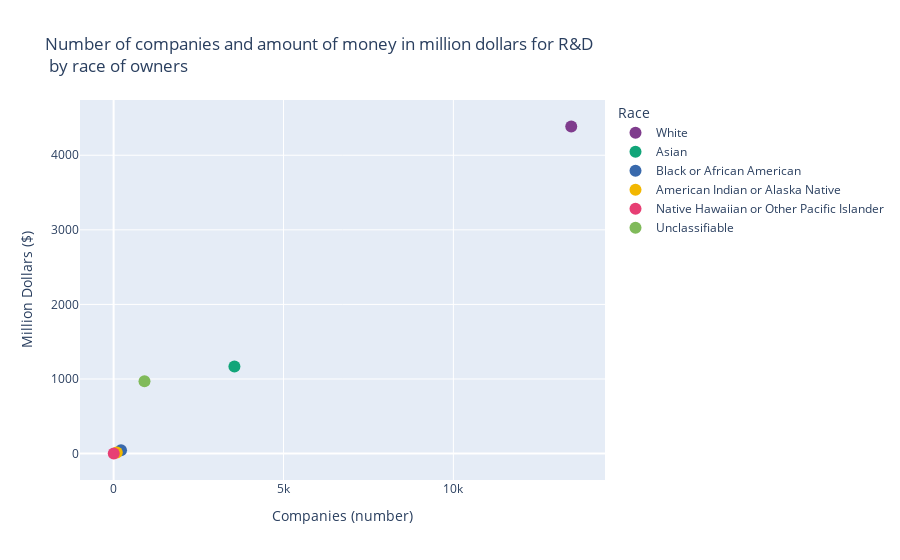

Source (notebook cell):
### Code cell
fig = px.scatter( R, x="Companies (number)", y="Million Dollars ($)", color="Race", size='Million Dollars ($)',
                 color_discrete_sequence=px.colors.qualitative.Bold, title= "Number of companies and amount of money in million dollars for R&D <br /> by race of owners", size_max=10)
fig.update_traces(marker=dict(size=12),selector=dict(mode='markers'))
fig.show()

fig = px.scatter( E, x="Companies (number)", y="Million Dollars ($)", color="Ethnicity", size='Million Dollars ($)',
                 color_discrete_sequence=px.colors.qualitative.G10, title= "Number of companies and amount of money in million dollars for R&D <br /> by ethnicity of owners", size_max=10)
fig.update_traces(marker=dict(size=12),selector=dict(mode='markers'))
# fig.update_traces(marker=dict(size=12,
#                               line=dict(width=0.0025,
#                                         color='LightSlateGrey')),
#                   selector=dict(mode='markers'))
fig.show()
fig = px.scatter( MS, x="Companies (number)", y="Million Dollars ($)", color="Minority Status", size='Million Dollars ($)',
                 color_discrete_sequence=px.colors.qualitative.Dark2, title= "Number of companies and amount of money in million dollars for R&D <br /> by minority status of owners", size_max=10)
fig.update_traces(marker=dict(size=12),selector=dict(mode='markers'))
fig.show()

### Figure 1 — Plotly figure (JSON) as saved in the notebook; plotly's stock layout.template omitted (floating-point values rounded to 4 significant figures)
{"data": [{"hovertemplate": "Race=White<br>Companies (number)=%{x}<br>Million Dollars ($)=%{marker.size}<extra></extra>", "legendgroup": "White", "marker": {"color": "rgb(127, 60, 141)", "size": 12, "sizemode": "area", "sizeref": 43.86, "symbol": "circle"}, "mode": "markers", "name": "White", "orientation": "v", "showlegend": true, "type": "scatter", "x": [13470.0], "xaxis": "x", "y": [4386.0], "yaxis": "y"}, {"hovertemplate": "Race=Asian<br>Companies (number)=%{x}<br>Million Dollars ($)=%{marker.size}<extra></extra>", "legendgroup": "Asian", "marker": {"color": "rgb(17, 165, 121)", "size": 12, "sizemode": "area", "sizeref": 43.86, "symbol": "circle"}, "mode": "markers", "name": "Asian", "orientation": "v", "showlegend": true, "type": "scatter", "x": [3556.0], "xaxis": "x", "y": [1166.0], "yaxis": "y"}, {"hovertemplate": "Race=Black or African American<br>Companies (number)=%{x}<br>Million Dollars ($)=%{marker.size}<extra></extra>", "legendgroup": "Black or African American", "marker": {"color": "rgb(57, 105, 172)", "size": 12, "sizemode": "area", "sizeref": 43.86, "symbol": "circle"}, "mode": "markers", "name": "Black or African American", "orientation": "v", "showlegend": true, "type": "scatter", "x": [218.0], "xaxis": "x", "y": [44.68], "yaxis": "y"}, {"hovertemplate": "Race=American Indian or Alaska Native<br>Companies (number)=%{x}<br>Million Dollars ($)=%{marker.size}<extra></extra>", "legendgroup": "American Indian or Alaska Native", "marker": {"color": "rgb(242, 183, 1)", "size": 12, "sizemode": "area", "sizeref": 43.86, "symbol": "circle"}, "mode": "markers", "name": "American Indian or Alaska Native", "orientation": "v", "showlegend": true, "type": "scatter", "x": [93.0], "xaxis": "x", "y": [15.06], "yaxis": "y"}, {"hovertemplate": "Race=Native Hawaiian or Other Pacific Islander<br>Companies (number)=%{x}<br>Million Dollars ($)=%{marker.size}<extra></extra>", "legendgroup": "Native Hawaiian or Other Pacific Islander", "marker": {"color": "rgb(231, 63, 116)", "size": 12, "sizemode": "area", "sizeref": 43.86, "symbol": "circle"}, "mode": "markers", "name": "Native Hawaiian or Other Pacific Islander", "orientation": "v", "showlegend": true, "type": "scatter", "x": [4.0], "xaxis": "x", "y": [1.089], "yaxis": "y"}, {"hovertemplate": "Race=Unclassifiable<br>Companies (number)=%{x}<br>Million Dollars ($)=%{marker.size}<extra></extra>", "legendgroup": "Unclassifiable", "marker": {"color": "rgb(128, 186, 90)", "size": 12, "sizemode": "area", "sizeref": 43.86, "symbol": "circle"}, "mode": "markers", "name": "Unclassifiable", "orientation": "v", "showlegend": true, "type": "scatter", "x": [909.0], "xaxis": "x", "y": [970.1], "yaxis": "y"}], "layout": {"legend": {"itemsizing": "constant", "title": {"text": "Race"}, "tracegroupgap": 0}, "title": {"text": "Number of companies and amount of money in million dollars for R&D <br /> by race of owners"}, "xaxis": {"anchor": "y", "domain": [0, 1], "title": {"text": "Companies (number)"}}, "yaxis": {"anchor": "x", "domain": [0, 1], "title": {"text": "Million Dollars ($)"}}}}
